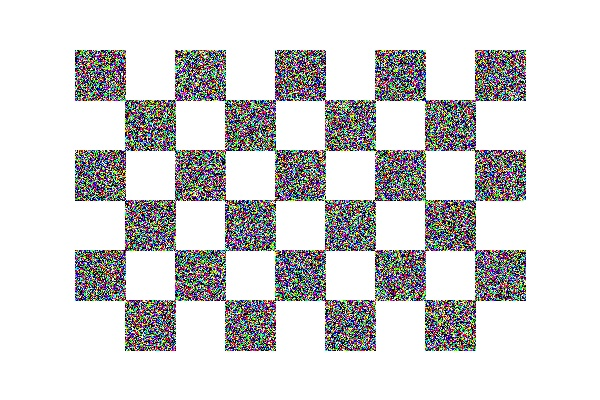
#> input picture calibration_images/checkerboard_00.jpg, 600 x 400 px; its folder holds only this picture in this run
$ python calibration.py
#> lines starting #> are read from the running program, lines starting #| are printed output that depends on the picture; after the words box and inside, x2 and y2 are one past the last pixel; in counts of white or black regions, pixels touching at a corner belong together
import cv2
import numpy as np
import os
import glob

def calibrate_camera():
    """
    Calibrates the camera using checkerboard images.
    Returns camera matrix and distortion coefficients.
    """
    # Checkerboard dimensions (number of internal corners)
    CHECKERBOARD = (8, 5)  # 8 corners in width, 5 in height for 9x6 squares

    # Termination criteria for corner refinement
    criteria = (cv2.TERM_CRITERIA_EPS + cv2.TERM_CRITERIA_MAX_ITER, 30, 0.001)

    # Prepare object points (3D points in real world space)
    objp = np.zeros((CHECKERBOARD[0] * CHECKERBOARD[1], 3), np.float32)
    objp[:, :2] = np.mgrid[0:CHECKERBOARD[0], 0:CHECKERBOARD[1]].T.reshape(-1, 2)

    # Arrays to store object points and image points from all images
    objpoints = []  # 3D points
    imgpoints = []  # 2D points

    # Load calibration images
    images = glob.glob('calibration_images/*.jpg')
    if not images:
        print("Error: No calibration images found in 'calibration_images' folder.")
        return None, None

    print(f"Found {len(images)} calibration images.")

    for fname in images:
        img = cv2.imread(fname)
#> img is the input picture: shape (400, 600, 3); mean B, G, R 212.1, 211.8, 212
        if img is None:
            print(f"Could not load image: {fname}")
            continue

        gray = cv2.cvtColor(img, cv2.COLOR_BGR2GRAY)
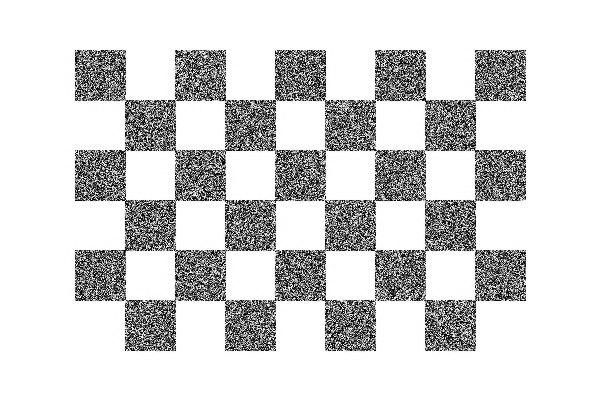
#> gray: shape (400, 600); min 0, max 255, mean 211.9

        # Find chessboard corners
        ret, corners = cv2.findChessboardCorners(gray, CHECKERBOARD, None)
#> ret = True; corners = 40 rows, first 8: [125.5, 101], [174.2, 99.2], [224, 101], [274.7, 99.3], [324.5, 101.5], [374, 100], [423.8, 100.9], [472.7, 98.98]

        if ret:
            objpoints.append(objp)
            # Refine corner locations
            corners2 = cv2.cornerSubPix(gray, corners, (11, 11), (-1, -1), criteria)
#> corners2 = 40 rows, first 8: [125.6, 99.55], [174.8, 99.69], [226.2, 100.6], [272.8, 102.3], [325.4, 102], [374.9, 100.3], [422.7, 98.77], [475.4, 99.3]
            imgpoints.append(corners2)

            # Draw and display corners (optional, for debugging)
            cv2.drawChessboardCorners(img, CHECKERBOARD, corners2, ret)
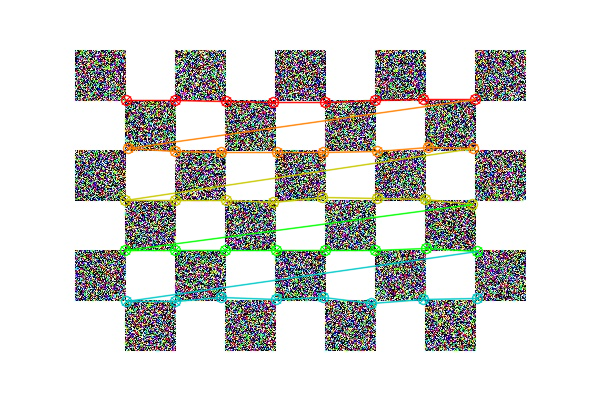
#> img: shape (400, 600, 3); 5.28% of pixels changed, all inside (x1, y1, x2, y2) = (119, 93, 484, 310)
            cv2.imshow('Chessboard Corners', img)
            cv2.waitKey(500)
        else:
            print(f"Chessboard corners not found in {fname}")

    cv2.destroyAllWindows()

    if not objpoints:
        print("Error: No valid calibration images found.")
        return None, None

    # Calibrate camera
    ret, mtx, dist, rvecs, tvecs = cv2.calibrateCamera(objpoints, imgpoints, gray.shape[::-1], None, None)
#> ret = 2.55; mtx = [[6094.9, 0, 166.8], [0, 6628.7, 287.8], [0, 0, 1]]; dist = [[29.22, -4122.1, -0.00339, -0.26, -24.13]]; rvecs = ([-0.421, 0.0234, 0.00617],); tvecs = ([-0.798, -3.44, 124.2],)

    if ret:
        print("Camera calibration successful.")
        # Save calibration data
        np.savez('calibration_data.npz', camera_matrix=mtx, dist_coeffs=dist, rvecs=rvecs, tvecs=tvecs)
        print("Calibration data saved to 'calibration_data.npz'.")
        return mtx, dist
    else:
        print("Camera calibration failed.")
        return None, None

if __name__ == "__main__":
    calibrate_camera()
